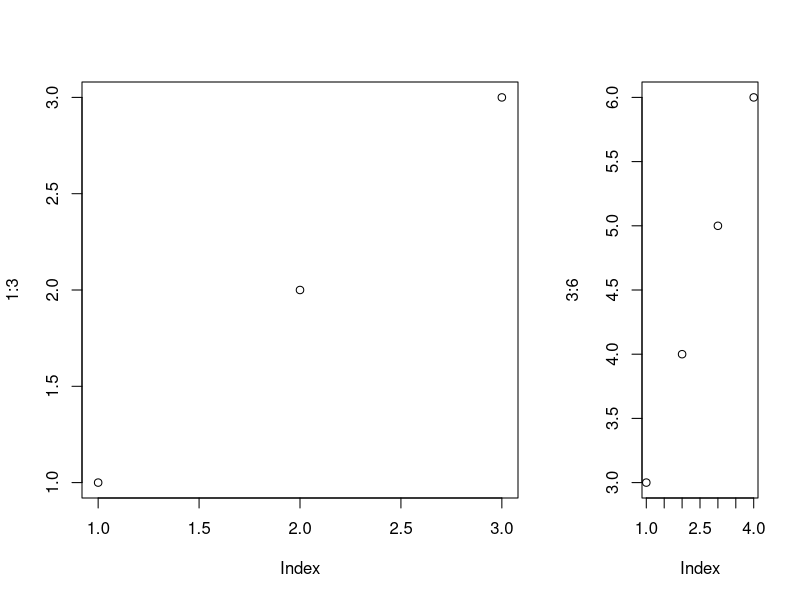
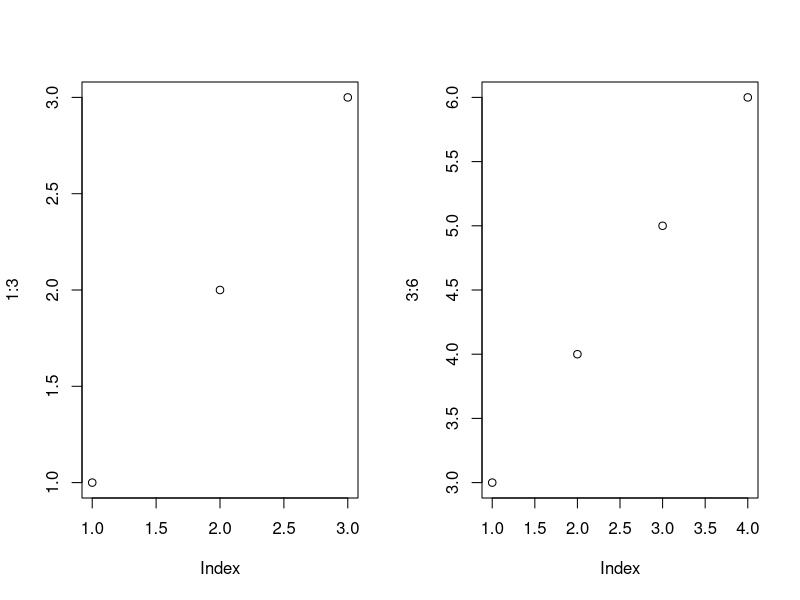

Source code (R) for these figures, in order:
## Test how layout() affects par('pin') and par('fin')
for (d in c(0.3, 0.5)) {
    layout(matrix(1, nrow=1), widths=1)
    cat("BEFORE LAYOUT:\n")
    cat("  pin=", par("pin"), "\n")
    cat("  fin=", par("fin"), "\n")
    layout(matrix(c(1, 2), nrow=1), widths=c(1-d, d))
    cat("AFTER LAYOUT with widths=c(", 1-d, ",", d, ")\n")
    cat("  pin=", par("pin"), "before plot 1\n")
    cat("  fin=", par("fin"), "before plot 1\n")
    plot(1:3)
    cat("  pin=", par("pin"), "before plot 2\n")
    cat("  fin=", par("fin"), "before plot 2\n")
    plot(3:6)
    cat("  pin=", par("pin"), "after plot 2\n")
    cat("  fin=", par("fin"), "after plot 2\n")
    cat("\n")
}

